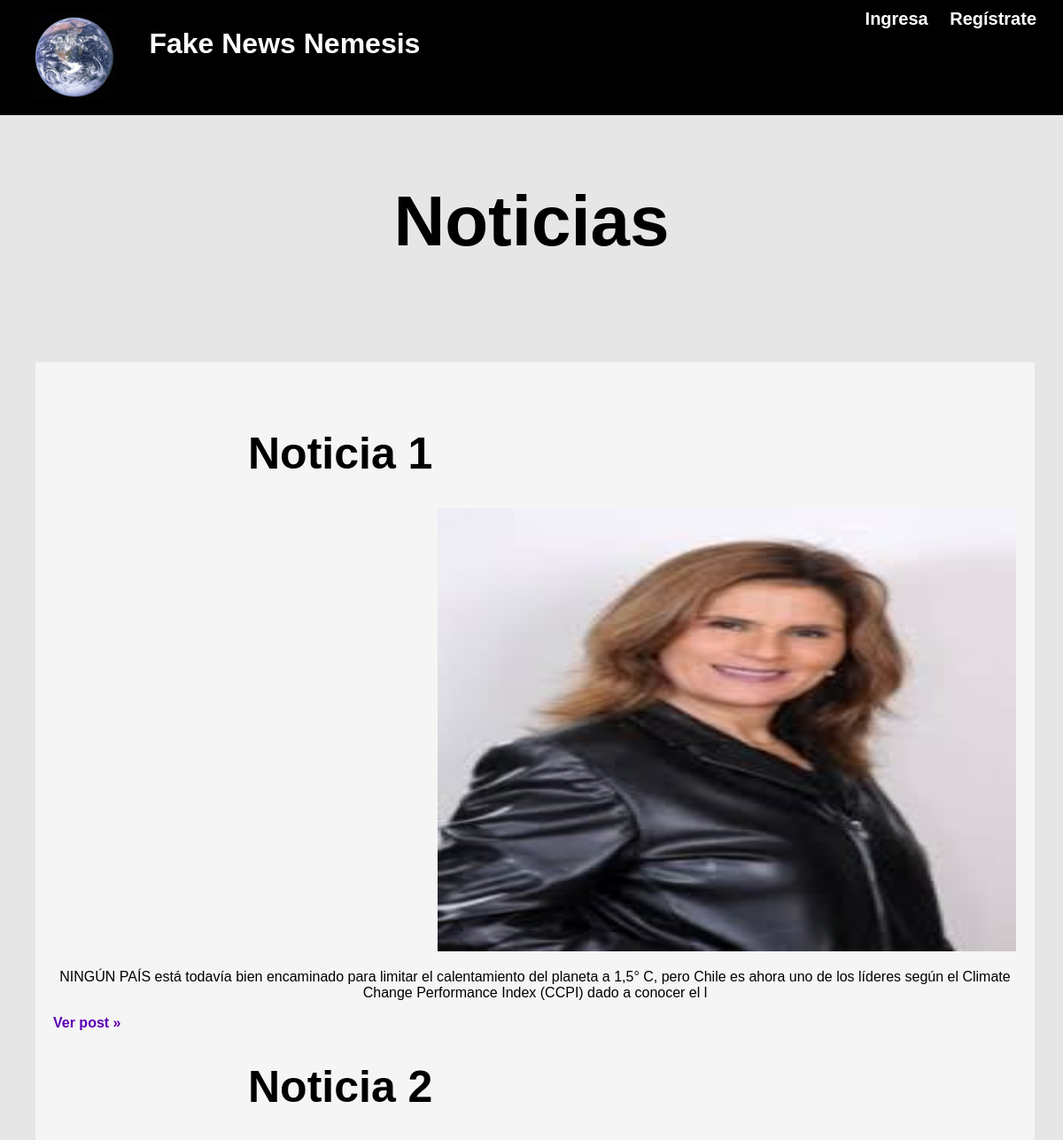
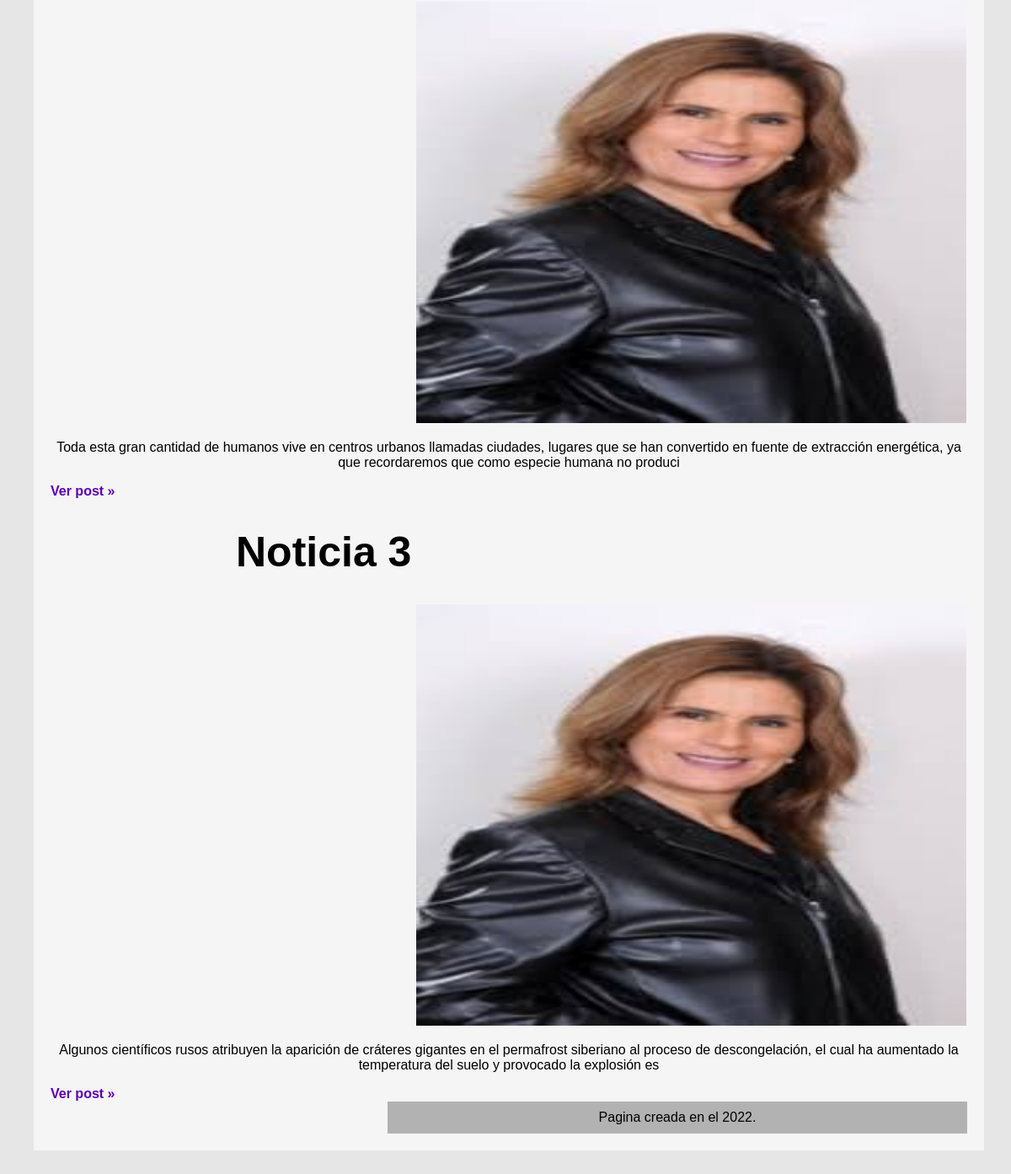
/introapp/pub3/, run on the app's committed database (2 pictures, top to bottom).
### introapp/models.py (models this page shows, shortened)
class Post(models.Model):
    title = models.CharField(max_length=100)
    slug = models.SlugField()
    created_on = models.DateTimeField(auto_now_add=True)
    contenido = models.TextField()

### introapp/views.py (the view)
# urls.py: path('pub3/',views.pub3,name="pub3"),
def pub3(request):
    post = Post.objects.all()
    return render (request, 'pub3.html',{'post':post})

### introapp/templates/pub3.html (shortened to what this page needs)
<!DOCTYPE html>
{% load static %}
<html lang="es">
<head>
    <link rel="stylesheet" href="{% static 'pub3.css' %} " >
</head>
<body>
    <header class="primero">
        <a href="/introapp/inicio/" class="logo">
            <img src="{% static 'planet.jpg' %}">
        <h1>Fake News Nemesis</h1>
        </a>
        <nav>
            {% block content %}
            {% if user.is_authenticated %}
                <a href="{% url 'logout' %}" class="nav-link">Salir</a>
                {% else %}
                <a href="{% url 'login_url' %}" class="nav-link">Ingresa</a>
                <a href="{% url 'register_url' %}" class="nav-link">Regístrate</a>
            {% endif %}
            {% endblock %}
        </nav>
    </header>
</body>
    <header class="fondo-noticia">
  <h1 class="noticia">Noticias</h1>
    </header>
    <header class="segundo">
    <div class="row">
            <div class="card">
                {% for publicacion in post %}
                <h1 class="letras">{{ publicacion.title}}</h1>
                <img src="{% static 'mujer.jpg' %}" class="logo2">
                <p class="lead">{{ publicacion.contenido | slice:":200"}}</p>
                <a class="lolo" href="{% url 'post_detail' publicacion.id %}" role="button">Ver post &raquo;</a>
            {% endfor %}
    <footer>
        Pagina creada en el 2022.
    </footer>
</header>
</html>

### introapp/static/pub3.css (style rules this page uses)
body { font-family: sans-serif; background-color: rgb(230, 230, 230); margin: 0; background-image: url(https://img.freepik.com/vector-premium/fondo-topografia_23-2148573404.jpg?w=360); background-size: auto; }
a { color: white; text-decoration: none; }
.lolo { color: rgb(93, 0, 180); font-weight: 600; }
.primero { background-color: black; display: flex; min-height: 70px; justify-content: space-between; padding: 10px; }
.logo { display: flex; }
.logo img { height: 110px; margin-right: 12px; }
nav a { font-weight: 800; padding-right: 20px; font-size: 20px; }
.segundo { font-family: Arial ; display: flex; padding: 20 px; background-color:rgba(255, 255, 255, 0.596); margin: 40px; width: 94%; float: left; }
.logo2 { display: auto; height: 500px; width: 60%; margin-left: 434px; margin-right: 30px; }
.fondo-noticia { font-size: 40px; color: #000000; margin:1.5 0px; padding: 20px; text-align: center; }
.card { padding: 20px; margin-top: 20px; }
footer { background-color: rgba(141, 141, 141, 0.637); padding: 10px; margin: auto; text-align: center; margin-left: 400px; margin-right: 0px; }
.letras { margin-left: 220px; margin-right: 30px; font-size: 50px; }
.lead { text-align: center; }

### data on the page
Post: title "Noticia 1", contenido "NINGÚN PAÍS está todavía bien encaminado para limitar el calentamiento del planeta a 1,5° C, pero Chile es ahora uno de los líderes según el Climate Change Performance Index (CCPI) dado a conocer el l"
Post: title "Noticia 2", contenido "Toda esta gran cantidad de humanos vive en centros urbanos llamadas ciudades, lugares que se han convertido en fuente de extracción energética, ya que recordaremos que como especie humana no produci"
Post: title "Noticia 3", contenido "Algunos científicos rusos atribuyen la aparición de cráteres gigantes en el permafrost siberiano al proceso de descongelación, el cual ha aumentado la temperatura del suelo y provocado la explosión es"
